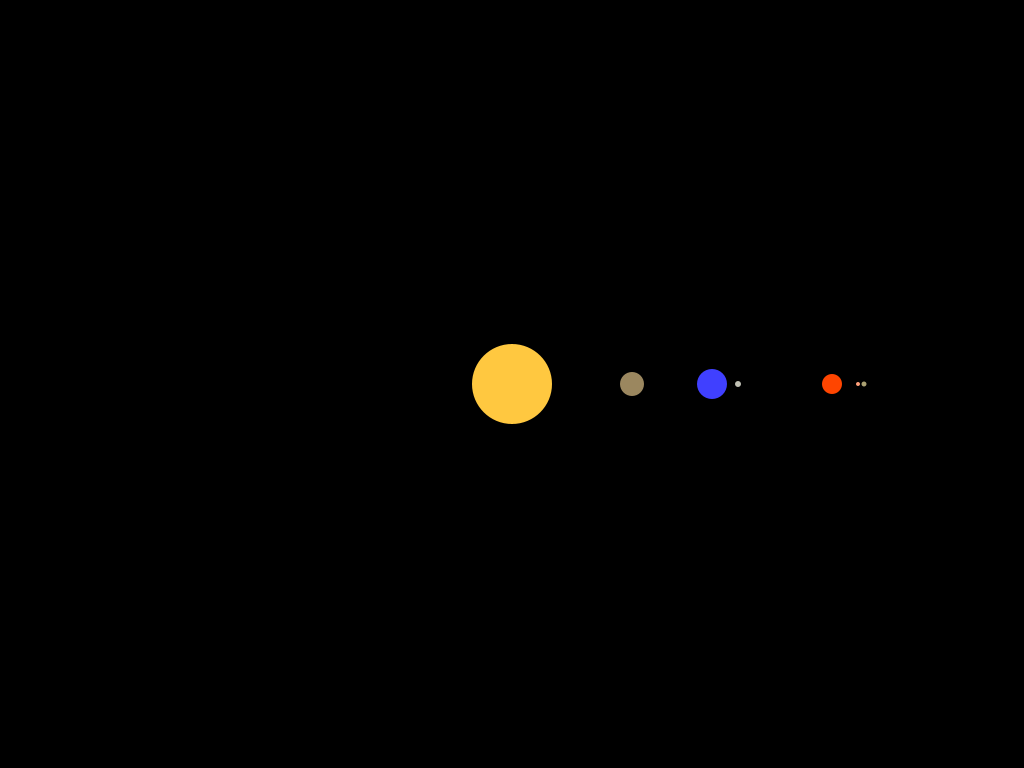
Frame 1 (no input)
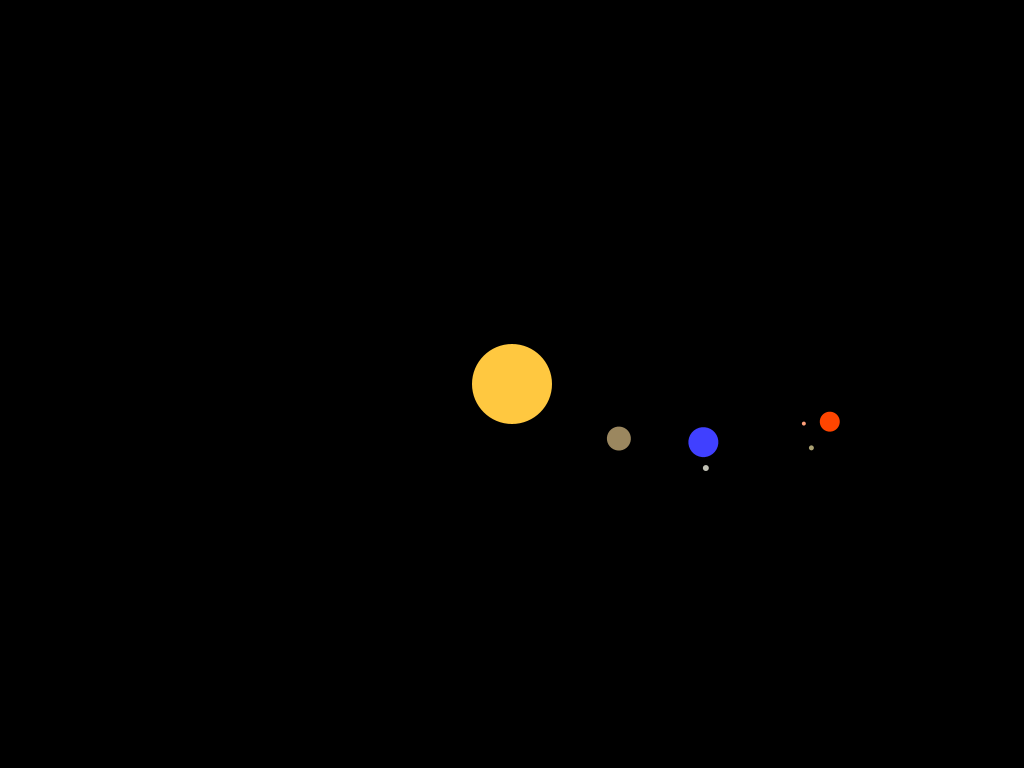
Frame 60 (the mouse pressed at the canvas centre just before this capture)
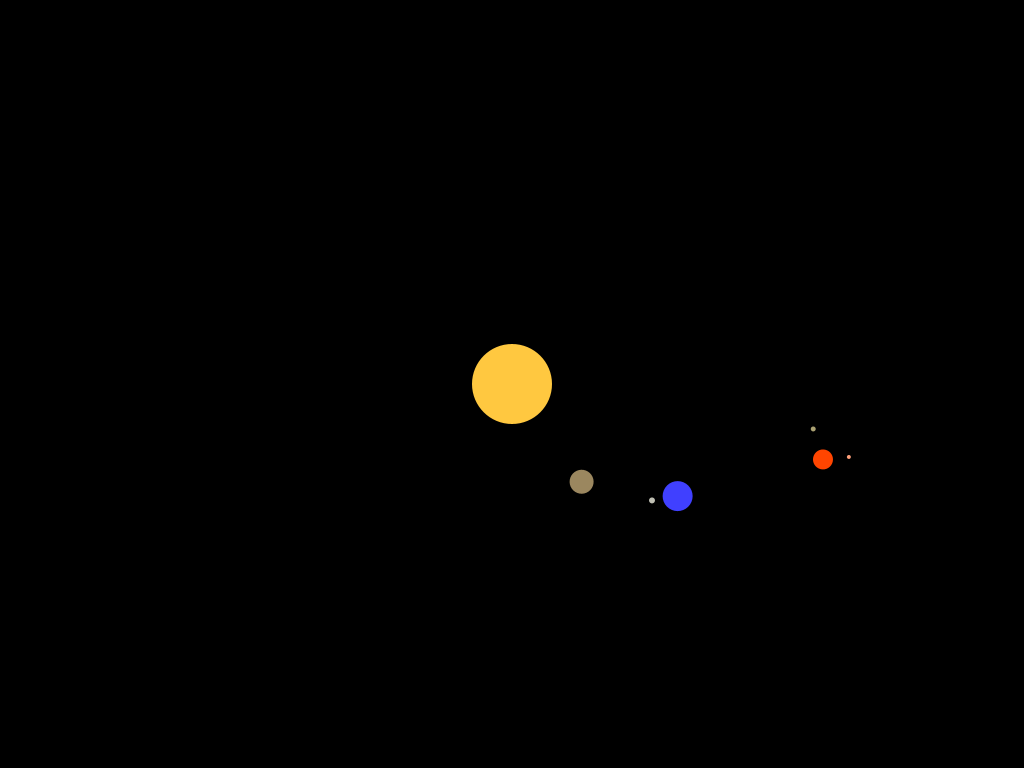
Frame 120 (the mouse held since frame 60 and released just before this capture)

The Processing sketch that drew these frames (run headless with seeded random() and noise(); from frame 60 on, the mouse is pressed at the canvas centre):

// Processing sketch: MacVittie_Homework3
// ── MacVittie_Homework3.pde
/* MACVITTIE - HOMEWORK 3 */

/* code adapted from:
  https://forum.processing.org/one/topic/elliptical-orbit.html
  */

float sunDia = 80;

/* color, dia, orbRad, ang, angRot, id, numMoons, parent */ 
float[] venus = {#9b875F, 24, 120, 0, .008, 1, 0, 0};
float[] earth = {#4040FF, 30, 200, 0, .005, 2, 1, 0};
float[] luna = {#C0C0B4, 6, 26, 0, .02, 3, 0, 2};
float[] mars = {#FF4500, 20, 320, 0, .002, 4, 2, 0};
float[] phobos = {#FFA07A, 4, 26, 0, .05, 5, 0, 4};
float[] deimos = {#ABA172, 5, 32, 0, .035, 6, 0, 4};

float[][] planets = {venus, earth, luna, mars, phobos, deimos};

void doPlanet(float[] planet)
{
  pushMatrix();
  
  rotate(planet[3]);
  
  translate(planet[2], 0);
  
  fill((int)planet[0]);
  ellipse(0, 0, planet[1], planet[1]);

  if(planet[6] > 0) /* if has moons */
  {
    for(int j = 0; j < planets.length; j++)
    {
      /* if parent of checked planet equals current planet's id */
      if(planets[j][7] == planet[5])
      {
        doPlanet(planets[j]);
      }
    }
  }
  
  popMatrix();
}

void setup()
{
  size(1024, 768);
  
  frameRate(30);
}

void draw()
{
  background(#000000);
  
  translate(width/2, height/2);
  
  noStroke();
  
  fill(#FFC840);
  
  ellipse(0, 0, sunDia, sunDia);
  
  doPlanet(venus);
  doPlanet(earth);
  doPlanet(mars);
  
  for(int i = 0; i < planets.length; i++)
  {
    planets[i][3] += planets[i][4];
  }
}
